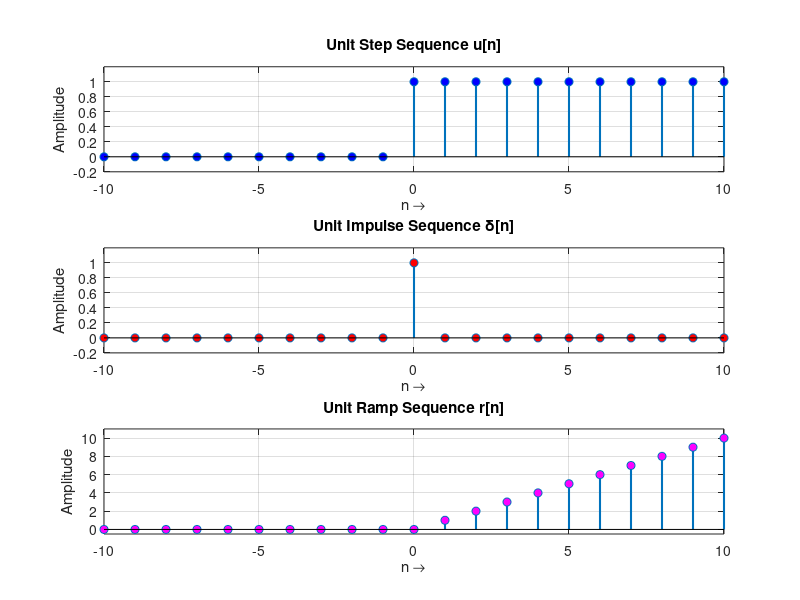

MATLAB code for this plot:
clc;
clearvars;
close all;

%% Output Directory Setup
output_dir = fullfile(fileparts(mfilename('fullpath')), 'outputs');
if ~exist(output_dir, 'dir')
    mkdir(output_dir);
end

%% Define Parameters
n1 = -10;
n2 = 10;
N = n1:1:n2;
L = n2 - n1 + 1;

%% Unit Step Sequence (Loop Method)
m = -10;
u = zeros(1, L);
for i = 1:L
    if m >= 0
        u(i) = 1;
    else
        u(i) = 0;    
    end
    m = m + 1;
end

%% Unit Impulse Sequence (Loop Method)
m = -10;
d = zeros(1, L);
for i = 1:L
    if m == 0
        d(i) = 1;
    else
        d(i) = 0;
    end
    m = m + 1;
end

%% Unit Ramp Sequence (Loop Method)
m = -10;
r = zeros(1, L);
for i = 1:L
    if m >= 0
        r(i) = m;
    else
        r(i) = 0;
    end
    m = m + 1;
end

%% Graphical Representation
fig = figure('Name', 'Elementary Discrete Signals (For-Loop Method)', 'Position', [100, 100, 750, 700], 'Visible', 'off');

subplot(3,1,1);
stem(N, u, 'LineWidth', 1.5, 'MarkerFaceColor', 'b');
title('Unit Step Sequence u[n]');
xlabel('n \rightarrow');
ylabel('Amplitude');
ylim([-0.2, 1.2]);
grid on;

subplot(3,1,2);
stem(N, d, 'LineWidth', 1.5, 'MarkerFaceColor', 'r');
title('Unit Impulse Sequence \delta[n]');
xlabel('n \rightarrow');
ylabel('Amplitude');
ylim([-0.2, 1.2]);
grid on;

subplot(3,1,3);
stem(N, r, 'LineWidth', 1.5, 'MarkerFaceColor', 'm');
title('Unit Ramp Sequence r[n]');
xlabel('n \rightarrow');
ylabel('Amplitude');
ylim([-0.5, 11]);
grid on;

saveas(fig, fullfile(output_dir, 'dtft_frequency_response_signals.png'));
close(fig);
fprintf('Saved figure to %s\n', fullfile(output_dir, 'dtft_frequency_response_signals.png'));
